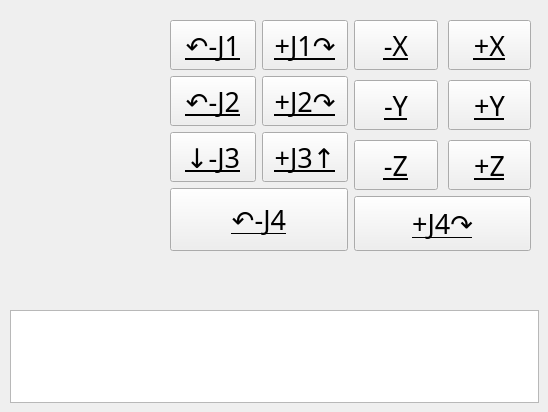
        <widget class="QWidget" name="tab_3">
         <attribute name="title">
          <string>Manual</string>
         </attribute>
         <widget class="QTextBrowser" name="inv_status_3">
          <property name="geometry">
           <rect>
            <x>10</x>
            <y>310</y>
            <width>529</width>
            <height>93</height>
           </rect>
          </property>
          <property name="sizePolicy">
           <sizepolicy hsizetype="MinimumExpanding" vsizetype="MinimumExpanding">
            <horstretch>0</horstretch>
            <verstretch>0</verstretch>
           </sizepolicy>
          </property>
          <property name="minimumSize">
           <size>
            <width>527</width>
            <height>93</height>
           </size>
          </property>
         </widget>
         <widget class="QWidget" name="layoutWidget">
          <property name="geometry">
           <rect>
            <x>170</x>
            <y>20</y>
            <width>361</width>
            <height>231</height>
           </rect>
          </property>
          <layout class="QHBoxLayout" name="horizontalLayout_20">
           <item>
            <layout class="QVBoxLayout" name="verticalLayout_34">
             <item>
              <layout class="QHBoxLayout" name="horizontalLayout_19">
               <item>
                <layout class="QVBoxLayout" name="verticalLayout_32">
                 <item>
                  <widget class="QPushButton" name="man_j1_minus">
                   <property name="sizePolicy">
                    <sizepolicy hsizetype="MinimumExpanding" vsizetype="MinimumExpanding">
                     <horstretch>0</horstretch>
                     <verstretch>0</verstretch>
                    </sizepolicy>
                   </property>
                   <property name="minimumSize">
                    <size>
                     <width>50</width>
                     <height>50</height>
                    </size>
                   </property>
                   <property name="font">
                    <font>
                     <family>Franklin Gothic Demi</family>
                     <pointsize>20</pointsize>
                     <weight>50</weight>
                     <bold>false</bold>
                     <underline>true</underline>
                    </font>
                   </property>
                   <property name="text">
                    <string>↶-J1</string>
                   </property>
                  </widget>
                 </item>
                 <item>
                  <widget class="QPushButton" name="man_j2_minus">
                   <property name="sizePolicy">
                    <sizepolicy hsizetype="MinimumExpanding" vsizetype="MinimumExpanding">
                     <horstretch>0</horstretch>
                     <verstretch>0</verstretch>
                    </sizepolicy>
                   </property>
                   <property name="minimumSize">
                    <size>
                     <width>50</width>
                     <height>50</height>
                    </size>
                   </property>
                   <property name="font">
                    <font>
                     <family>Franklin Gothic Demi</family>
                     <pointsize>20</pointsize>
                     <weight>50</weight>
                     <bold>false</bold>
                     <underline>true</underline>
                    </font>
                   </property>
                   <property name="text">
                    <string>↶-J2</string>
                   </property>
                  </widget>
                 </item>
                 <item>
                  <widget class="QPushButton" name="man_j3_minus">
                   <property name="sizePolicy">
                    <sizepolicy hsizetype="MinimumExpanding" vsizetype="MinimumExpanding">
                     <horstretch>0</horstretch>
                     <verstretch>0</verstretch>
                    </sizepolicy>
                   </property>
                   <property name="minimumSize">
                    <size>
                     <width>50</width>
                     <height>50</height>
                    </size>
                   </property>
                   <property name="font">
                    <font>
                     <family>Franklin Gothic Demi</family>
                     <pointsize>20</pointsize>
                     <weight>50</weight>
                     <bold>false</bold>
                     <underline>true</underline>
                    </font>
                   </property>
                   <property name="text">
                    <string>↓-J3</string>
                   </property>
                  </widget>
                 </item>
                </layout>
               </item>
               <item>
                <layout class="QVBoxLayout" name="verticalLayout_33">
                 <item>
                  <widget class="QPushButton" name="man_j1_plus">
                   <property name="sizePolicy">
                    <sizepolicy hsizetype="MinimumExpanding" vsizetype="MinimumExpanding">
                     <horstretch>0</horstretch>
                     <verstretch>0</verstretch>
                    </sizepolicy>
                   </property>
                   <property name="minimumSize">
                    <size>
                     <width>50</width>
                     <height>50</height>
                    </size>
                   </property>
                   <property name="font">
                    <font>
                     <family>Franklin Gothic Demi</family>
                     <pointsize>20</pointsize>
                     <weight>50</weight>
                     <bold>false</bold>
                     <underline>true</underline>
                    </font>
                   </property>
                   <property name="text">
                    <string>+J1↷</string>
                   </property>
                  </widget>
                 </item>
                 <item>
                  <widget class="QPushButton" name="man_j2_plus">
                   <property name="sizePolicy">
                    <sizepolicy hsizetype="MinimumExpanding" vsizetype="MinimumExpanding">
                     <horstretch>0</horstretch>
                     <verstretch>0</verstretch>
                    </sizepolicy>
                   </property>
                   <property name="minimumSize">
                    <size>
                     <width>50</width>
                     <height>50</height>
                    </size>
                   </property>
                   <property name="font">
                    <font>
                     <family>Franklin Gothic Demi</family>
                     <pointsize>20</pointsize>
                     <weight>50</weight>
                     <bold>false</bold>
                     <underline>true</underline>
                    </font>
                   </property>
                   <property name="text">
                    <string>+J2↷</string>
                   </property>
                  </widget>
                 </item>
                 <item>
                  <widget class="QPushButton" name="man_j3_plus">
                   <property name="sizePolicy">
                    <sizepolicy hsizetype="MinimumExpanding" vsizetype="MinimumExpanding">
                     <horstretch>0</horstretch>
                     <verstretch>0</verstretch>
                    </sizepolicy>
                   </property>
                   <property name="minimumSize">
                    <size>
                     <width>50</width>
                     <height>50</height>
                    </size>
                   </property>
                   <property name="font">
                    <font>
                     <family>Franklin Gothic Demi</family>
                     <pointsize>20</pointsize>
                     <weight>50</weight>
                     <bold>false</bold>
                     <underline>true</underline>
                    </font>
                   </property>
                   <property name="text">
                    <string>+J3↑</string>
                   </property>
                  </widget>
                 </item>
                </layout>
               </item>
              </layout>
             </item>
             <item>
              <widget class="QPushButton" name="man_j4_minus">
               <property name="sizePolicy">
                <sizepolicy hsizetype="MinimumExpanding" vsizetype="MinimumExpanding">
                 <horstretch>0</horstretch>
                 <verstretch>0</verstretch>
                </sizepolicy>
               </property>
               <property name="minimumSize">
                <size>
                 <width>50</width>
                 <height>50</height>
                </size>
               </property>
               <property name="font">
                <font>
                 <family>Franklin Gothic Demi</family>
                 <pointsize>20</pointsize>
                 <weight>50</weight>
                 <bold>false</bold>
                 <underline>true</underline>
                </font>
               </property>
               <property name="text">
                <string>↶-J4</string>
               </property>
              </widget>
             </item>
            </layout>
           </item>
           <item>
            <layout class="QVBoxLayout" name="verticalLayout_35">
             <item>
              <layout class="QHBoxLayout" name="horizontalLayout_18" stretch="1,1">
               <property name="spacing">
                <number>10</number>
               </property>
               <property name="sizeConstraint">
                <enum>QLayout::SetNoConstraint</enum>
               </property>
               <property name="bottomMargin">
                <number>0</number>
               </property>
               <item>
                <layout class="QVBoxLayout" name="verticalLayout_26">
                 <item>
                  <widget class="QPushButton" name="pushButton_3">
                   <property name="sizePolicy">
                    <sizepolicy hsizetype="MinimumExpanding" vsizetype="MinimumExpanding">
                     <horstretch>0</horstretch>
                     <verstretch>0</verstretch>
                    </sizepolicy>
                   </property>
                   <property name="minimumSize">
                    <size>
                     <width>50</width>
                     <height>50</height>
                    </size>
                   </property>
                   <property name="font">
                    <font>
                     <family>Franklin Gothic Demi</family>
                     <pointsize>20</pointsize>
                     <weight>50</weight>
                     <bold>false</bold>
                     <underline>true</underline>
                    </font>
                   </property>
                   <property name="text">
                    <string>-X</string>
                   </property>
                  </widget>
                 </item>
                 <item>
                  <widget class="QPushButton" name="pushButton_2">
                   <property name="sizePolicy">
                    <sizepolicy hsizetype="MinimumExpanding" vsizetype="MinimumExpanding">
                     <horstretch>0</horstretch>
                     <verstretch>0</verstretch>
                    </sizepolicy>
                   </property>
                   <property name="minimumSize">
                    <size>
                     <width>50</width>
                     <height>50</height>
                    </size>
                   </property>
                   <property name="font">
                    <font>
                     <family>Franklin Gothic Demi</family>
                     <pointsize>20</pointsize>
                     <weight>50</weight>
                     <bold>false</bold>
                     <underline>true</underline>
                    </font>
                   </property>
                   <property name="text">
                    <string>-Y</string>
                   </property>
                  </widget>
                 </item>
                 <item>
                  <widget class="QPushButton" name="pushButton_4">
                   <property name="sizePolicy">
                    <sizepolicy hsizetype="MinimumExpanding" vsizetype="MinimumExpanding">
                     <horstretch>0</horstretch>
                     <verstretch>0</verstretch>
                    </sizepolicy>
                   </property>
                   <property name="minimumSize">
                    <size>
                     <width>50</width>
                     <height>50</height>
                    </size>
                   </property>
                   <property name="font">
                    <font>
                     <family>Franklin Gothic Demi</family>
                     <pointsize>20</pointsize>
                     <weight>50</weight>
                     <bold>false</bold>
                     <underline>true</underline>
                    </font>
                   </property>
                   <property name="text">
                    <string>-Z</string>
                   </property>
                  </widget>
                 </item>
                </layout>
               </item>
               <item>
                <layout class="QVBoxLayout" name="verticalLayout_27">
                 <item>
                  <widget class="QPushButton" name="pushButton_8">
                   <property name="sizePolicy">
                    <sizepolicy hsizetype="MinimumExpanding" vsizetype="MinimumExpanding">
                     <horstretch>0</horstretch>
                     <verstretch>0</verstretch>
                    </sizepolicy>
                   </property>
                   <property name="minimumSize">
                    <size>
                     <width>50</width>
                     <height>50</height>
                    </size>
                   </property>
                   <property name="font">
                    <font>
                     <family>Franklin Gothic Demi</family>
                     <pointsize>20</pointsize>
                     <weight>50</weight>
                     <bold>false</bold>
                     <underline>true</underline>
                    </font>
                   </property>
                   <property name="text">
                    <string>+X</string>
                   </property>
                  </widget>
                 </item>
                 <item>
                  <widget class="QPushButton" name="pushButton_9">
                   <property name="sizePolicy">
                    <sizepolicy hsizetype="MinimumExpanding" vsizetype="MinimumExpanding">
                     <horstretch>0</horstretch>
                     <verstretch>0</verstretch>
                    </sizepolicy>
                   </property>
                   <property name="minimumSize">
                    <size>
                     <width>50</width>
                     <height>50</height>
                    </size>
                   </property>
                   <property name="font">
                    <font>
                     <family>Franklin Gothic Demi</family>
                     <pointsize>20</pointsize>
                     <weight>50</weight>
                     <bold>false</bold>
                     <underline>true</underline>
                    </font>
                   </property>
                   <property name="text">
                    <string>+Y</string>
                   </property>
                  </widget>
                 </item>
                 <item>
                  <widget class="QPushButton" name="pushButton_10">
                   <property name="sizePolicy">
                    <sizepolicy hsizetype="MinimumExpanding" vsizetype="MinimumExpanding">
                     <horstretch>0</horstretch>
                     <verstretch>0</verstretch>
                    </sizepolicy>
                   </property>
                   <property name="minimumSize">
                    <size>
                     <width>50</width>
                     <height>50</height>
                    </size>
                   </property>
                   <property name="font">
                    <font>
                     <family>Franklin Gothic Demi</family>
                     <pointsize>20</pointsize>
                     <weight>50</weight>
                     <bold>false</bold>
                     <underline>true</underline>
                    </font>
                   </property>
                   <property name="text">
                    <string>+Z</string>
                   </property>
                  </widget>
                 </item>
                </layout>
               </item>
              </layout>
             </item>
             <item>
              <widget class="QPushButton" name="man_j4_plus">
               <property name="sizePolicy">
                <sizepolicy hsizetype="MinimumExpanding" vsizetype="MinimumExpanding">
                 <horstretch>0</horstretch>
                 <verstretch>0</verstretch>
                </sizepolicy>
               </property>
               <property name="minimumSize">
                <size>
                 <width>50</width>
                 <height>50</height>
                </size>
               </property>
               <property name="font">
                <font>
                 <family>Franklin Gothic Demi</family>
                 <pointsize>20</pointsize>
                 <weight>50</weight>
                 <bold>false</bold>
                 <underline>true</underline>
                </font>
               </property>
               <property name="text">
                <string>+J4↷</string>
               </property>
              </widget>
             </item>
            </layout>
           </item>
          </layout>
         </widget>
        </widget>
